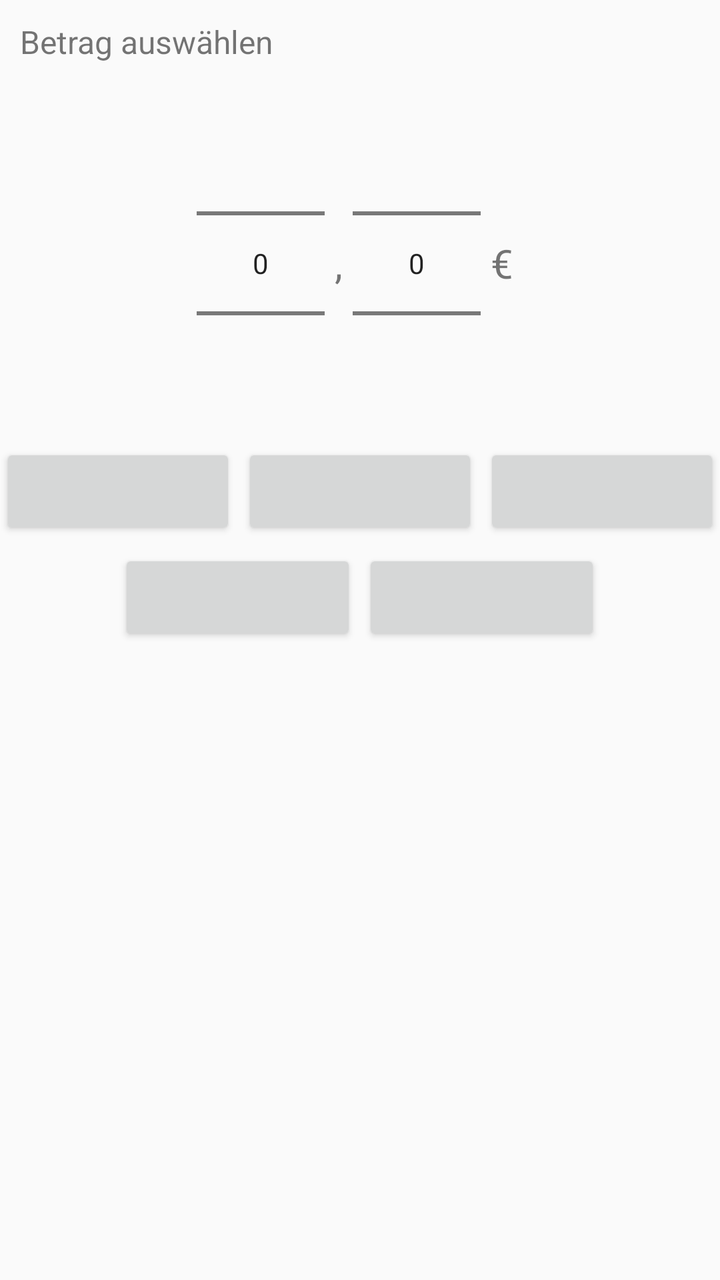
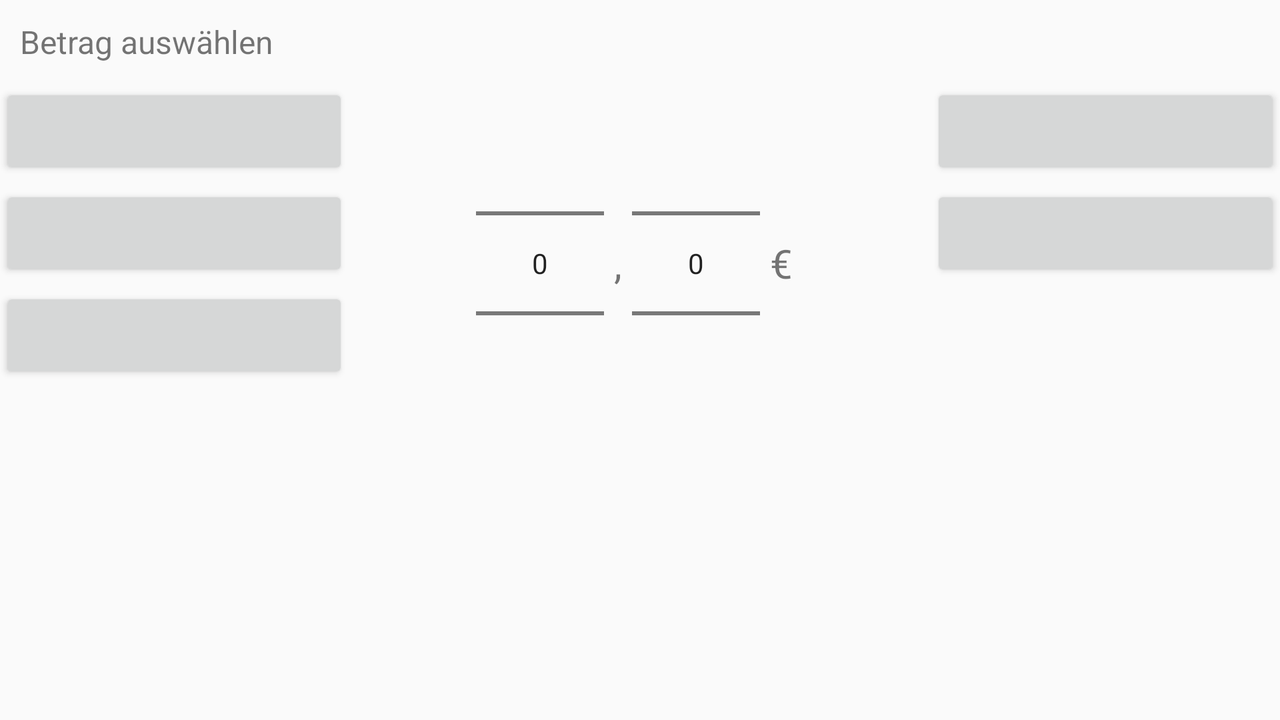

An Android layout and its configuration variant, each rendered on a device that would load it. The default file and the variant file are quoted in full after the pictures.
<!-- AndroidManifest.xml: application theme AppTheme -->
<!-- res/layout/guthaben_dialog.xml -->
<?xml version="1.0" encoding="utf-8"?>
<LinearLayout xmlns:android="http://schemas.android.com/apk/res/android"
    android:layout_width="match_parent"
    android:layout_height="match_parent"
    android:orientation="vertical"  >
    <TextView
        android:layout_width="match_parent"
        android:layout_height="wrap_content"
        android:layout_gravity="center"
        android:padding="10dp"
        android:textSize="16sp"
        android:text="Betrag auswählen"/>

    <LinearLayout
        android:layout_width="match_parent"
        android:layout_height="wrap_content"
        android:gravity="center">

        <NumberPicker
            android:id="@+id/euro_picker"
            android:layout_width="wrap_content"
            android:layout_height="wrap_content"
            android:layout_gravity="center" />

        <TextView
            android:layout_width="wrap_content"
            android:layout_height="wrap_content"
            android:layout_gravity="center"
            android:padding="5dp"
            android:textSize="20sp"
            android:text=","/>

        <NumberPicker
            android:id="@+id/cent_picker"
            android:layout_width="wrap_content"
            android:layout_height="wrap_content"
            android:layout_gravity="center" />
        <TextView
            android:layout_width="wrap_content"
            android:layout_height="wrap_content"
            android:layout_gravity="center"
            android:padding="5dp"
            android:textSize="20sp"
            android:text="€"/>

    </LinearLayout>
    <LinearLayout
        android:layout_width="match_parent"
        android:layout_height="wrap_content"
        android:weightSum="12"
        android:layout_marginBottom="5dp"
        >
        <Button
            android:layout_width="0dp"
            android:layout_height="wrap_content"
            android:layout_weight="4"

            android:id="@+id/guthaben_dialog_btn1"
            />

        <Button
            android:layout_width="0dp"
            android:layout_height="wrap_content"
            android:layout_weight="4"
            android:layout_marginLeft="3dp"
            android:layout_marginRight="3dp"
            android:id="@+id/guthaben_dialog_btn2"
            />
        <Button
            android:layout_width="0dp"
            android:layout_height="wrap_content"
            android:layout_weight="4"
            android:id="@+id/guthaben_dialog_btn3"
            />

    </LinearLayout>
    <LinearLayout
        android:layout_width="match_parent"
        android:layout_height="wrap_content"
        android:weightSum="12"
        android:layout_marginBottom="5dp"
        >
        <Space
            android:layout_width="0dp"
            android:layout_height="wrap_content"
            android:layout_weight="2"
            />
        <Button
            android:layout_width="0dp"
            android:layout_height="wrap_content"
            android:layout_weight="4"
            android:id="@+id/guthaben_dialog_btn4"
            />

        <Button
            android:layout_width="0dp"
            android:layout_height="wrap_content"
            android:layout_weight="4"
            android:layout_marginLeft="3dp"
            android:id="@+id/guthaben_dialog_btn5"
            />

    </LinearLayout>

</LinearLayout>
<!-- resources referenced by this layout -->
<resources>
  <style name="AppTheme" parent="Theme.AppCompat.Light.DarkActionBar">
          
          <item name="colorPrimary">@color/colorPrimary</item>
          <item name="colorPrimaryDark">@color/colorPrimaryDark</item>
          <item name="colorAccent">@color/lightgrey</item>
      </style>
  <color name="colorPrimary">@color/dhbwRed</color>
  <color name="colorPrimaryDark">#8b0011</color>
  <color name="lightgrey">#d6d9db</color>
  <color name="dhbwRed">#e2001a</color>
</resources>
<!-- res/layout-land/guthaben_dialog.xml (the repository's variant of the layout above) -->
<!-- drawn on the phone turned sideways -->
<LinearLayout xmlns:android="http://schemas.android.com/apk/res/android"
    android:layout_width="match_parent"
    android:layout_height="match_parent"
    android:orientation="vertical"  >
    <TextView
        android:layout_width="match_parent"
        android:layout_height="wrap_content"
        android:layout_gravity="center"
        android:padding="10dp"
        android:textSize="16sp"
        android:text="Betrag auswählen"/>

    <LinearLayout
        android:layout_width="match_parent"
        android:layout_height="wrap_content"
        android:orientation="horizontal"
        android:baselineAligned="false"
        >

        <LinearLayout
            android:layout_width="0dp"
            android:layout_weight="3"
            android:orientation="vertical"
            android:layout_height="wrap_content"
            android:weightSum="12"
            android:layout_marginBottom="5dp"
            >
            <Button
                android:layout_width="match_parent"
                android:layout_height="wrap_content"
                android:id="@+id/guthaben_dialog_btn1"
                />

            <Button
                android:layout_width="match_parent"
                android:layout_height="wrap_content"
                android:layout_marginTop="3dp"
                android:layout_marginBottom="3dp"
                android:id="@+id/guthaben_dialog_btn2"
                />
            <Button
                android:layout_width="match_parent"
                android:layout_height="wrap_content"
                android:id="@+id/guthaben_dialog_btn3"
                />

        </LinearLayout>

        <LinearLayout
            android:layout_width="0dp"
            android:layout_height="wrap_content"
            android:layout_weight="5"
            android:gravity="center"
            >

            <NumberPicker
                android:id="@+id/euro_picker"
                android:layout_width="wrap_content"
                android:layout_height="wrap_content"
                android:layout_gravity="center" />

            <TextView
                android:layout_width="wrap_content"
                android:layout_height="wrap_content"
                android:layout_gravity="center"
                android:padding="5dp"
                android:textSize="20sp"
                android:text=","/>

            <NumberPicker
                android:id="@+id/cent_picker"
                android:layout_width="wrap_content"
                android:layout_height="wrap_content"
                android:layout_gravity="center" />
            <TextView
                android:layout_width="wrap_content"
                android:layout_height="wrap_content"
                android:layout_gravity="center"
                android:padding="5dp"
                android:textSize="20sp"
                android:text="€"/>

        </LinearLayout>

        <LinearLayout
            android:layout_width="0dp"
            android:layout_height="wrap_content"
            android:weightSum="12"
            android:orientation="vertical"
            android:layout_weight="3"
            android:layout_marginBottom="5dp"
            >
            <Button
                android:layout_width="match_parent"
                android:layout_height="wrap_content"
                android:id="@+id/guthaben_dialog_btn4"
                />

            <Button
                android:layout_width="match_parent"
                android:layout_height="wrap_content"
                android:layout_marginTop="3dp"
                android:layout_marginBottom="3dp"
                android:id="@+id/guthaben_dialog_btn5"
                />

        </LinearLayout>

    </LinearLayout>



</LinearLayout>
